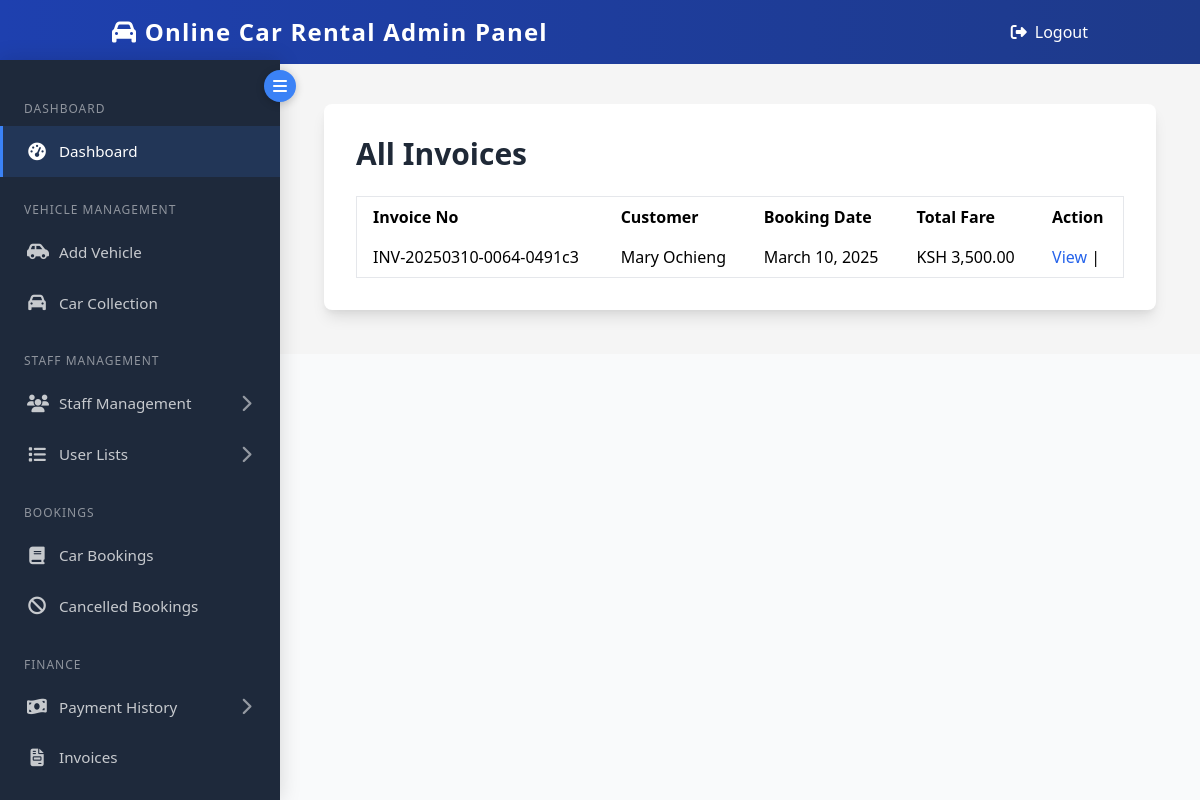
/admin/invoices.php (signed in), run on the app's committed database.
### tables this page shows
CREATE TABLE `bookings` (
  `booking_id` int(11) NOT NULL,
  `vehicle_id` int(11) NOT NULL,
  `customer_id` int(11) NOT NULL,
  `start_date` date NOT NULL,
  `end_date` date NOT NULL,
  `pick_up_location` varchar(255) NOT NULL,
  `pick_up_time` time NOT NULL,
  `car_type` varchar(50) NOT NULL,
  `charge_type` varchar(50) NOT NULL,
  `driver_option` enum('yes','no') NOT NULL,
  `total_fare` decimal(10,2) NOT NULL,
  `advance_deposit` decimal(10,2) NOT NULL,
  `booking_status` enum('active','pending','completed') DEFAULT 'pending',
  `registration_no` varchar(50) NOT NULL,
  `model_name` varchar(100) NOT NULL,
  `created_at` timestamp NOT NULL DEFAULT current_timestamp(),
  `booking_date` date DEFAULT curdate(),
  `invoice_number` varchar(255) DEFAULT NULL,
  `additional_charges` decimal(10,2) DEFAULT 0.00,
  `kilometers` int(11) DEFAULT NULL,
  `due_payment` decimal(10,2) DEFAULT 0.00,
  `due_payment_status` enum('paid','pending','canceled') DEFAULT 'pending',
  `return_date` timestamp NULL DEFAULT NULL
);

CREATE TABLE `customers` (
  `id` int(11) NOT NULL,
  `full_name` varchar(100) NOT NULL,
  `email` varchar(100) NOT NULL,
  `status` enum('active','inactive','suspended','pending') NOT NULL DEFAULT 'active',
  `last_logout` datetime DEFAULT NULL,
  `password` varchar(255) NOT NULL,
  `mobile` varchar(12) NOT NULL,
  `gender` enum('male','female','other') NOT NULL,
  `dob` date NOT NULL,
  `occupation` varchar(100) NOT NULL,
  `residence` varchar(100) NOT NULL,
  `created_at` timestamp NOT NULL DEFAULT current_timestamp(),
  `profile_picture` varchar(255) DEFAULT 'default_profile.png',
  `remember_token` varchar(255) DEFAULT NULL,
  `last_login` datetime DEFAULT NULL,
  `reset_token` varchar(255) DEFAULT NULL,
  `token_expiration` datetime DEFAULT NULL
);

### admin/invoices.php (the view, shortened to what this page needs)
<?php
require 'include/db_connection.php';
$sql = "SELECT b.booking_id, b.created_at, b.total_fare, b.invoice_number,
            c.full_name, c.email, c.mobile, c.residence
        FROM bookings b
        JOIN customers c ON b.customer_id = c.id
        ORDER BY b.created_at DESC";
$result = $conn->query($sql);
?>
<!DOCTYPE html>
<html lang="en">
<head>
    <link href="https://cdnjs.cloudflare.com/ajax/libs/tailwindcss/2.2.19/tailwind.min.css" rel="stylesheet">
    <link rel="stylesheet" href="https://cdnjs.cloudflare.com/ajax/libs/font-awesome/6.0.0/css/all.min.css">
</head>
<body class="bg-gray-50">
    <header class="bg-gradient-to-r from-blue-800 to-blue-900 fixed w-full top-0 z-50">
        <div class="container mx-auto px-6 py-4">
            <div class="flex items-center justify-between">
                <div class="flex items-center">
                    <a href="dashboard.php" class="text-2xl font-bold text-white tracking-wider" ><i class="fas fa-car"></i><b>
                    Online Car Rental Admin Panel</b></a>
                </div>
                <div class="flex items-center space-x-4">
                    <a href="logout.php" class="text-white hover:text-blue-200 transition">
                        <i class="fas fa-sign-out-alt mr-2"></i>Logout
                    </a>
                </div>
            </div>
        </div>
    </header>
   <?php include('include/sidebar.php') ?>
    <main  class="main-content">
        <div class="container mx-auto p-6">
            <div class="max-w-4xl mx-auto bg-white rounded-lg shadow-lg p-8">
                <h1 class="text-3xl font-bold text-gray-800 mb-6">All Invoices</h1>
                <?php if ($result->num_rows > 0): ?>
                <table class="min-w-full bg-white border border-gray-200">
                    <thead>
                        <tr>
                            <th class="px-4 py-2 text-left">Invoice No</th>
                            <th class="px-4 py-2 text-left">Customer</th>
                            <th class="px-4 py-2 text-left">Booking Date</th>
                            <th class="px-4 py-2 text-left">Total Fare</th>
                            <th class="px-4 py-2 text-left">Action</th>
                        </tr>
                    </thead>
                    <tbody>
                        <?php while($invoice = $result->fetch_assoc()): ?>
                        <tr>
                            <td class="px-4 py-2"><?php echo htmlspecialchars($invoice['invoice_number']); ?></td>
                            <td class="px-4 py-2"><?php echo htmlspecialchars($invoice['full_name']); ?></td>
                            <td class="px-4 py-2"><?php echo date('F d, Y', strtotime($invoice['created_at'])); ?></td>
                            <td class="px-4 py-2">KSH <?php echo number_format($invoice['total_fare'], 2); ?></td>
                            <td class="px-4 py-2">
                                <a href="invoicedetails.php?invoice_id=<?php echo $invoice['booking_id']; ?>" class="text-blue-600 hover:underline">View</a> |
                            </td>
                        </tr>
                        <?php endwhile; ?>
                    </tbody>
                </table>
                <?php else: ?>
                    <p class="text-gray-600">No invoices found.</p>
                <?php endif; ?>
            </div>
        </div>
    </main>
</body>
</html>

### admin/include/sidebar.php (style rules this page uses)
:root { --sidebar-width: 280px; --sidebar-collapsed-width: 70px; --sidebar-color: #1e293b; --sidebar-hover: rgba(255, 255, 255, 0.1); --sidebar-active: #3b82f6; --light-text: rgba(255, 255, 255, 0.75); --header-height: 60px; --transition-speed: 0.3s; }
body { margin: 0; font-family: 'Segoe UI', Tahoma, Geneva, Verdana, sans-serif; overflow-x: hidden; }
.main-content { margin-left: var(--sidebar-width); flex-grow: 1; padding: 20px; margin-top: var(--header-height); transition: margin-left var(--transition-speed) ease; background-color: #f5f5f5; }

### data on the page
bookings: invoice_number "INV-20250310-0064-0491c3", customer.full_name "Mary Ochieng", created_at "March 10, 2025", total_fare "3,500.00"
